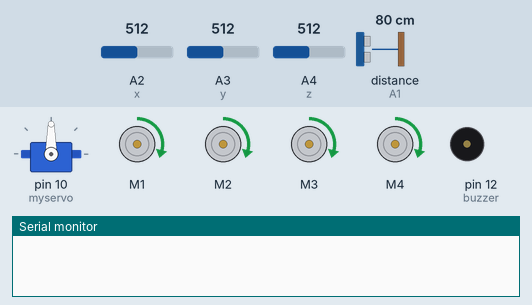
This sketch was run on a simulated Arduino Uno, built with avr-gcc and run on an emulated ATmega328P. On the bench: servo, 4 × DC motor (green arrow = forward, orange = backward, longer = faster), buzzer (waves = sounding, pin HIGH), the last lines printed to the serial monitor. Inputs (shaded band) come from the test bench; at power-on: distance to the obstacle (sensor on A1) 80 cm, A2 (x) = 512, A3 (y) = 512, A4 (z) = 512. The echo pulse lasts 58.3 µs per cm.

Above: at 2.33 s.
3.3 s: distance to the obstacle (sensor on A1) set to 32 cm
7.5 s: distance to the obstacle (sensor on A1) set to 26 cm
At 11.1 s:
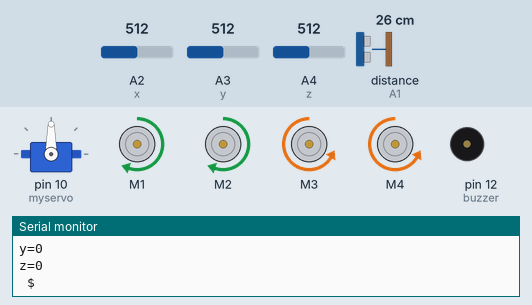
11.7 s: A2 (x) set to 540
At 15.5 s:
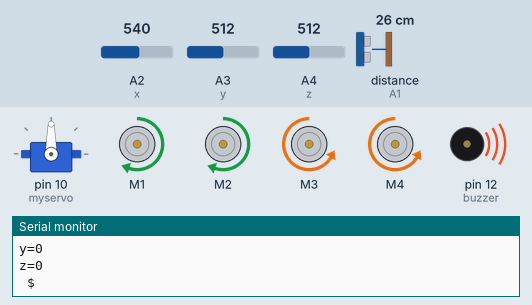
15.9 s: distance to the obstacle (sensor on A1) set to 35 cm
At 17.8 s:
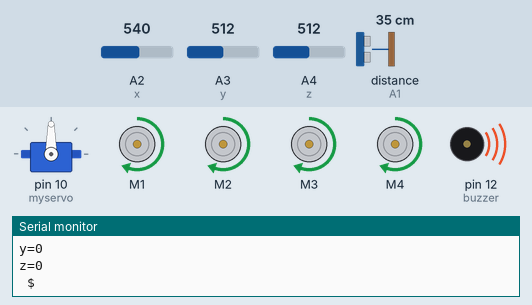
20.1 s: distance to the obstacle (sensor on A1) set to 2 cm
At 23.2 s:
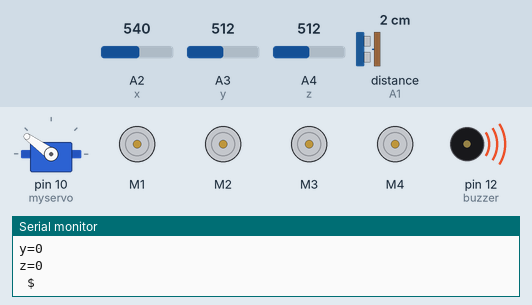
24.3 s: distance to the obstacle (sensor on A1) set to 60 cm
At 25.42 s:
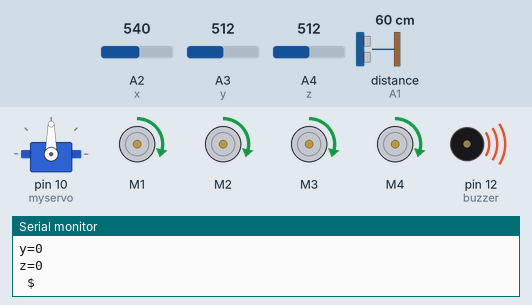
Timing chart, 0 to 76.0 s (numbered marks = the images above; inputs shaded):
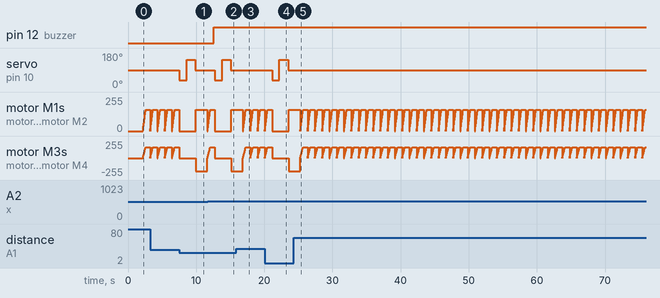

Measured:
- the behaviour switches between 30 and 29 cm on distance to the obstacle (sensor on A1) (found by bisection; images 0 and 1)
- the behaviour switches between 532 and 533 on A2 (x) (found by bisection; images 1 and 2)
- after the input at 7.5 s, servo on pin 10 (myservo): 90° → 36° at once, → 144° 1.1 s later, → 90° 1.3 s later
- after the input at 11.7 s, pin 12 (buzzer): LOW → HIGH after 0.86 s
- after the input at 15.9 s, servo on pin 10 (myservo): stays 90° (without the input it goes to 36° after 2.0 s)
- after the input at 20.1 s, servo on pin 10 (myservo): 90° → 36° after 1.0 s, → 144° 1.1 s later, → 90° 1.3 s later
- after the input at 24.3 s, servo on pin 10 (myservo): stops changing and stays 90°
- by itself, motor M1–4: ramps from stopped to forward 158/255 and jumps back, once every 1.1 s

The sketch:

Object_Avoiding_Robot.ino
```cpp
#include <AFMotor.h>
#include <Servo.h>
#include <NewPing.h>
#define TRIG_PIN A0
#define ECHO_PIN A1
#define MAX_DISTANCE 300
#define MAX_SPEED 160
#define MAX_SPEED_OFFSET 40
#define COLL_DIST 30
#define TURN_DIST COLL_DIST+20
#define buzzer 12
#define x A2
#define y A3
#define z A4
int xsample=0;
int ysample=0;
int zsample=0;
long start;
int b=0;
#define samples 50
#define maxVal 20
#define minVal -20
#define buzTime 2000
NewPing sonar(TRIG_PIN, ECHO_PIN, MAX_DISTANCE);
AF_DCMotor leftMotor1(1, MOTOR12_1KHZ);
AF_DCMotor leftMotor2(2, MOTOR12_1KHZ);
AF_DCMotor rightMotor1(3, MOTOR34_1KHZ);
AF_DCMotor rightMotor2(4, MOTOR34_1KHZ);
Servo myservo;
int leftDistance, rightDistance;
int curDist = 0;
String motorSet = "";
int speedSet = 0;

//-------------------------------------------- SETUP LOOP ----------------------------------------------------------------------------
void setup() {
  Serial.begin(9600);
  delay(1000);
  pinMode(buzzer, OUTPUT);
  b=0;
  digitalWrite(buzzer, b);
  for(int i=0;i<samples;i++)
  {
    xsample+=analogRead(x);
    ysample+=analogRead(y);
    zsample+=analogRead(z);
  }
  xsample/=samples;
  ysample/=samples;
  zsample/=samples;
  myservo.attach(10);
  myservo.write(90);
  delay(1000);
 }
//------------------------------------------------------------------------------------------------------------------------------------


//---------------------------------------------MAIN LOOP ------------------------------------------------------------------------------
void loop() {
  myservo.write(90);  // move eyes forward
  delay(90);
  curDist = readPing();   // read distance
  if (curDist < COLL_DIST) {
    norachora();
    changePath();
    }  // if forward is blocked change direction
  moveForward();  // move forward
  delay(500);
  norachora();
 }
//-------------------------------------------------------------------------------------------------------------------------------------
void norachora() {
    int value1=analogRead(x);
    int value2=analogRead(y);
    int value3=analogRead(z);
    int xValue=xsample-value1;
    int yValue=ysample-value2;
    int zValue=zsample-value3;
    if(xValue < minVal || xValue > maxVal  || yValue < minVal || yValue > maxVal  || zValue < minVal || zValue > maxVal){
      if(b == 0)
      start=millis();
       b=1;
      }
     else if(b == 1) {
      if(millis()>= start+buzTime)
      b=0;
   }
    digitalWrite(buzzer, b);
    Serial.print("x=");
    Serial.println(xValue);
    Serial.print("y=");
    Serial.println(yValue);
    Serial.print("z=");
    Serial.println(zValue);
    Serial.println(" $");
}


void changePath() {
  moveStop();   // stop forward movement
  myservo.write(36);  // check distance to the right
    delay(500);
    rightDistance = readPing(); //set right distance
    delay(500);
    myservo.write(144);  // check distace to the left
    delay(700);
    leftDistance = readPing(); //set left distance
    delay(500);
    myservo.write(90); //return to center
    delay(100);
    compareDistance();
  }


void compareDistance()   // find the longest distance
{
  if (leftDistance>rightDistance) //if left is less obstructed
  {
    turnLeft();
  }
  else if (rightDistance>leftDistance) //if right is less obstructed
  {
    turnRight();
  }
   else //if they are equally obstructed
  {
    turnAround();
  }
}


//-------------------------------------------------------------------------------------------------------------------------------------

int readPing() { // read the ultrasonic sensor distance
  delay(70);
  unsigned int uS = sonar.ping();
  int cm = uS/US_ROUNDTRIP_CM;
  return cm;
}
//-------------------------------------------------------------------------------------------------------------------------------------
void moveStop() {leftMotor1.run(RELEASE); leftMotor2.run(RELEASE); rightMotor1.run(RELEASE); rightMotor2.run(RELEASE);}  // stop the motors.
//-------------------------------------------------------------------------------------------------------------------------------------
void moveForward() {
    motorSet = "FORWARD";
    leftMotor1.run(FORWARD);      // turn it on going forward
    leftMotor2.run(FORWARD);      // turn it on going forward
    rightMotor1.run(FORWARD);     // turn it on going forward
    rightMotor2.run(FORWARD);     // turn it on going forward
  for (speedSet = 0; speedSet < MAX_SPEED; speedSet +=2) // slowly bring the speed up to avoid loading down the batteries too quickly
  {
    leftMotor1.setSpeed(speedSet);
    leftMotor2.setSpeed(speedSet);
    rightMotor1.setSpeed(speedSet);
    rightMotor2.setSpeed(speedSet);
    delay(5);
  }
}
//-------------------------------------------------------------------------------------------------------------------------------------
void moveBackward() {
    motorSet = "BACKWARD";
    leftMotor1.run(BACKWARD);     // turn it on going backward
    leftMotor2.run(BACKWARD);     // turn it on going backward
    rightMotor1.run(BACKWARD);    // turn it on going backward
    rightMotor2.run(BACKWARD);    // turn it on going backward
  for (speedSet = 0; speedSet < MAX_SPEED; speedSet +=2) // slowly bring the speed up to avoid loading down the batteries too quickly
  {
    leftMotor1.setSpeed(speedSet);
    leftMotor2.setSpeed(speedSet);
    rightMotor1.setSpeed(speedSet);
    rightMotor2.setSpeed(speedSet);
    delay(5);
  }
}
//-------------------------------------------------------------------------------------------------------------------------------------
void turnRight() {
  motorSet = "RIGHT";
  leftMotor1.run(FORWARD);      // turn motor 1 forward
  leftMotor2.run(FORWARD);      // turn motor 2 forward
  rightMotor1.run(BACKWARD);    // turn motor 3 backward
  rightMotor2.run(BACKWARD);    // turn motor 4 backward
  rightMotor1.setSpeed(speedSet+MAX_SPEED_OFFSET);
  rightMotor2.setSpeed(speedSet+MAX_SPEED_OFFSET);
  delay(1500); // run motors this way for 1500
  motorSet = "FORWARD";
  leftMotor1.run(FORWARD);      // set both motors back to forward
  leftMotor2.run(FORWARD);
  rightMotor1.run(FORWARD);
  rightMotor2.run(FORWARD);
}
//-------------------------------------------------------------------------------------------------------------------------------------
void turnLeft() {
  motorSet = "LEFT";
  leftMotor1.run(BACKWARD);      // turn motor 1 backward
  leftMotor2.run(BACKWARD);      // turn motor 2 backward
  leftMotor1.setSpeed(speedSet+MAX_SPEED_OFFSET);
  leftMotor2.setSpeed(speedSet+MAX_SPEED_OFFSET);
  rightMotor1.run(FORWARD);     // turn motor 3 forward
  rightMotor2.run(FORWARD);     // turn motor 4 forward
  delay(1500); // run motors this way for 1500
  motorSet = "FORWARD";
  leftMotor1.run(FORWARD);      // turn it on going forward
  leftMotor2.run(FORWARD);      // turn it on going forward
  rightMotor1.run(FORWARD);     // turn it on going forward
  rightMotor2.run(FORWARD);     // turn it on going forward
}
//-------------------------------------------------------------------------------------------------------------------------------------
void turnAround() {
  motorSet = "RIGHT";
  leftMotor1.run(FORWARD);      // turn motor 1 forward
  leftMotor2.run(FORWARD);      // turn motor 2 forward
  rightMotor1.run(BACKWARD);    // turn motor 3 backward
  rightMotor2.run(BACKWARD);    // turn motor 4 backward
  rightMotor1.setSpeed(speedSet+MAX_SPEED_OFFSET);
  rightMotor2.setSpeed(speedSet+MAX_SPEED_OFFSET);
  delay(1700); // run motors this way for 1700
  motorSet = "FORWARD";
  leftMotor1.run(FORWARD);      // set both motors back to forward
  leftMotor2.run(FORWARD);
  rightMotor1.run(FORWARD);
  rightMotor2.run(FORWARD);
}
```
